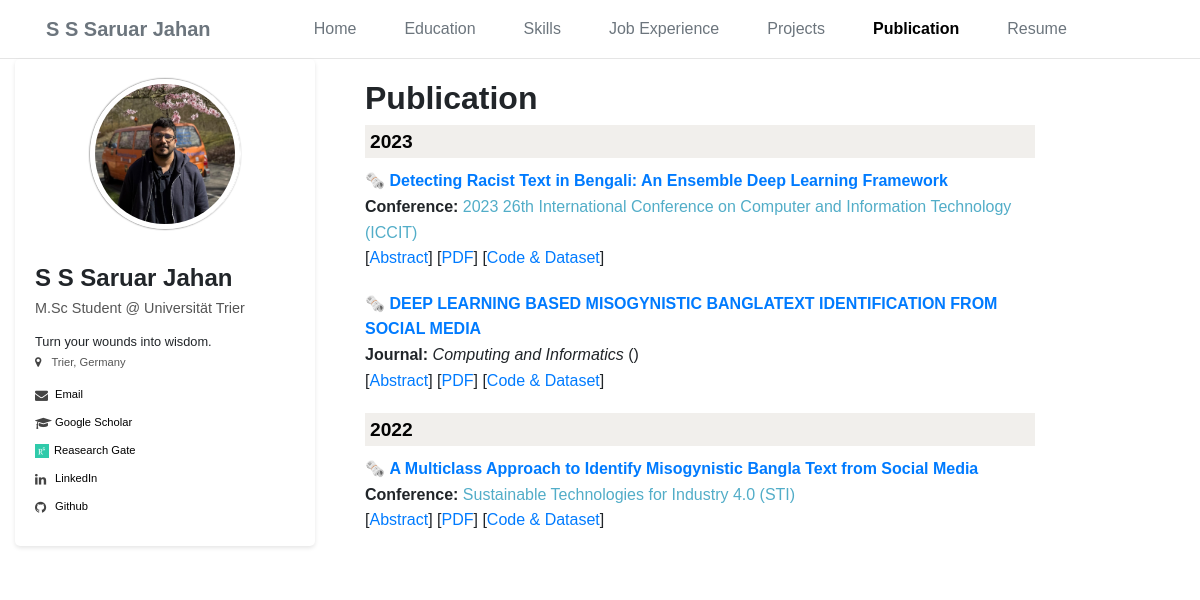
/publication/, run on the app's committed database.
### portfolio/models.py (models this page shows)
class HomeSidebarInfo(models.Model):
    interestText = models.CharField(max_length=300)
    locaionText = models.CharField(max_length=300)
    emailText = models.EmailField(("example@gmail.com"), max_length=254)
    googleScholarLink = models.CharField(max_length=300)
    linkedInLink = models.CharField(max_length=300)
    twitterLink = models.CharField(max_length=300)
    githubLink = models.CharField(max_length=300)
    orcidLink = models.CharField(max_length=300)
    researchGateLink = models.CharField(max_length=300)

class Publication(models.Model):
    name = models.CharField(max_length=500)
    year = models.DateField()
    name_url = models.URLField()
    authors = models.CharField(max_length=100)
    type = models.CharField(max_length=100)
    publication_name = models.CharField(max_length=100)
    publication_url = models.URLField()
    pdf_url = models.URLField()
    code = models.URLField()
    abstract = models.CharField(max_length=1000, default= "")

### portfolio/views.py (the view)
# urls.py: path("publication/", views.publication, name="publication"),
def publication(request):
    publicationItems = Publication.objects.all().order_by('-year')
    years = Publication.objects.order_by('-year').values_list('year', flat=True).distinct()
    distinct_years = sorted({item.year.year for item in publicationItems}, reverse=True)
    return render (
            request,
            "publication.html",
            {
                'publicationItems': publicationItems,
                'distinct_years': distinct_years,
            }
    )

### portfolio/context_processors.py (called while the page is built)
def global_settings(request):
    from .models import HomeSidebarInfo
    sideBarItem = HomeSidebarInfo.objects.first
    return {
        'sideBarItem': sideBarItem
    }

### portfolio/templates/publication.html (shortened to what this page needs)
{% extends 'base.html' %}
{% load static %}
{% block extra_css %}
  <link rel="stylesheet" href="{% static 'css/publication.css' %}" />
{% endblock %}
{% block content %}
  <div class="container">
    <div class="main-content">
      <div class="container-fluid">
        <h2> <b>Publication</b></h2>
        {% for year in distinct_years %}
          <h3 class="year-title">{{ year }}</h3>
          {% for item in publicationItems %}
            <div class="publication-item">
               {%if year == item.year.year%}
              🗞️ <a href="{{ item.name_url }}" class="pub-title">{{ item.name }}</a>
              {% if item.type == 'conference' %}
                <div>
                  <b>Conference:</b> <span class="conference">{{ item.publication_name }}</span>
                </div>
              {% elif item.type == 'journal' %}
                <div>
                  <b>Journal:</b> <i>{{ item.publication_name }}</i>
                  {% if item.publication_url %}
                    (<a href="{{ item.publication_url }}">{{ item.venue_short }}</a>)
                  {% endif %}
                </div>
              {% endif %}
              <div class="links">
                [<button type="button" class="abstract-btn" onclick="toggleAbstract('{{ forloop.counter0 }}')">Abstract</button>]
                {% if item.pdf_url %}
                  [<a href="{{ item.pdf_url }}">PDF</a>]
                {% endif %}
                {% if item.code %}
                  [<a href="{{ item.code }}">Code & Dataset</a>]
                {% endif %}
              </div>
        </div>
            {%endif%}
          {% endfor %}
        {% endfor %}
      </div>
    </div>
  </div>
{% endblock %}

### portfolio/templates/base.html (shortened to what this page needs)
{% load static %}
<!DOCTYPE html>
<html lang="en">
  <head>
    {% block extra_css %}
    {% endblock %}
    <link rel="stylesheet" href="https://cdnjs.cloudflare.com/ajax/libs/font-awesome/4.7.0/css/font-awesome.min.css" />
    <link rel="stylesheet" href="https://cdn.jsdelivr.net/npm/bootstrap-icons@1.11.3/font/bootstrap-icons.min.css" />
    <link rel="stylesheet" href="https://stackpath.bootstrapcdn.com/bootstrap/4.3.1/css/bootstrap.min.css" rel="stylesheet" />
    <link rel="stylesheet" href="{% static 'css/base.css' %}" />
  </head>
  <body>
    <div class="container-fluid">
      <nav class="navbar navbar-expand-xl bg-body-tertiary">
        <div class="container-fluid d-flex justify-content-between">
          <a class="navbar-brand text-secondary" href="{% url 'home' %}"><b>S S Saruar Jahan</b></a>
          <div class="collapse navbar-collapse justify-content-center" id="navbarNav">
            <div class="navbar-nav">
              <a class="nav-link text-secondary mx-3 {% if request.resolver_match.url_name == 'home' %} active{% endif %}" href="{% url 'home' %}">Home</a>
              <a class="nav-link text-secondary mx-3 {% if request.resolver_match.url_name == 'education' %} active{% endif %}" href="{% url 'education' %}" href="{% url 'education' %}">Education</a>
              <a class="nav-link text-secondary mx-3 {% if request.resolver_match.url_name == 'skill' %} active{% endif %}" href="{% url 'skill' %}" href="{% url 'skill' %}">Skills</a>
              <a class="nav-link text-secondary mx-3 " href="{% url 'job_experience' %}" href="{% url 'job_experience' %}«" href="{% url 'job_experience' %}">Job Experience</a>
              <a class="nav-link text-secondary mx-3 {% if request.resolver_match.url_name == 'project' %} active{% endif %}" href="{% url 'project' %}" href="{% url 'project' %}">Projects</a>
              <a class="nav-link text-secondary mx-3  {% if request.resolver_match.url_name == 'publication' %} active{% endif %}" href="{% url 'publication' %}">Publication</a>
              <a class="nav-link text-secondary mx-3  {% if request.resolver_match.url_name == 'resume' %} active{% endif %}" href="{% url 'resume' %}">Resume</a>
            </div>
          </div>
        </div>
      </nav>
    </div>
    <div class="container-fluid">
      <div class="row flex-column flex-md-row">
        <div class="col-12 col-lg-3">
          <div class="profile-sidebar " id="profile-sidebar">
            <div class="profile-header">
              <div class="profile-image">
                <img class="double-bordered-circle" src="{% static 'Assests/saruar.jpg' %}" alt="Profile Picture" class="profile-img" />
              </div>
            </div>
            <div style="display: flex; flex-direction: row;">
              <div class="profile-info">
                <h5 class="profile-name"><b>S S Saruar Jahan</b></h5>
                <p class="profile-title">M.Sc Student @ Universität Trier</p>
                <small>{{ sideBarItem.interestText }}</small>
              </div>
            </div>
            <div class="profile-details">
              <div class="location-info">
                <i class="fa fa-map-marker"></i>
                <span>{{ sideBarItem.locaionText }}</span>
              </div>
              <div class="profile-links">
                <div class="link-item">
                  <i class="fa fa-envelope"></i>
                  <a href="mailto:{{ sideBarItem.emailText }}">Email</a>
                </div>
                <div class="link-item">
                  <i class="fa fa-graduation-cap"></i>
                  <a href="{{ sideBarItem.googleScholarLink }}" target="_blank">Google Scholar</a>
                </div>
                <div class="link-item">
                  <img src="{% static 'icons/researchgate_icon.png' %}" alt="" class="follow-icon" style="margin-right: 5px;" />
                  <a href="{{ sideBarItem.researchGateLink }}" target="_blank">Reasearch Gate</a>
                </div>
                <div class="link-item">
                  <i class="fa fa-linkedin"></i>
                  <a href="{{ sideBarItem.linkedInLink }}" target="_blank">LinkedIn</a>
                </div>
                <div class="link-item">
                  <i class="fa fa-github"></i>
                  <a href="{{ sideBarItem.githubLink }}" target="_blank">Github</a>
                </div>
              </div>
            </div>
          </div>
        </div>
        <div class="col-12 col-lg-8">
          {% block content %}
          {% endblock %}
        </div>
      </div>
    </div>
  </body>
</html>

### static/css/publication.css (style rules this page uses)
.abstract-btn { background: none; border: none; color: #007bff; padding: 0; font: inherit; cursor: pointer; display: inline; }
.year-title { font-size: 1.2em; padding: 5px; margin-bottom: 10px; background-color: #f1efec; color: #030303; font-weight: bold; position: sticky; top: 0; z-index: 10; }
.publication-item { margin-bottom: 20px; }
.pub-title { font-weight: bold; color: 52adc8; text-decoration: none; }
.journal a, .conference { color: #52adc8; text-decoration: none; }
.links a { color: 52adc8; text-decoration: none; }

### static/css/base.css (style rules this page uses)
.active { font-weight: bold; color: black !important; }
* { margin: 0; padding: 0; box-sizing: border-box; }
body { font-family: Arial, sans-serif; line-height: 1.6; }
.container { display: flex; margin: 0; }
.main-content { flex: 1; padding: 20px; display: block; }
.follow-icon { width: 14px; height: 14px; color: gray; }
.profile-sidebar { width: 300px ; padding: 20px; position: sticky; border-radius: 5px; background-color: #fff; box-shadow: 0 2px 4px rgba(0, 0, 0, 0.1); margin-right: 20px; overflow-y: auto; align-self: flex-start; top: 20px; }
.profile-header { display: flex; flex-direction: column; align-items: center; margin-bottom: 20px; text-align: center; }
.profile-image { width: 150px; height: 150px; margin-bottom: 15px; border-radius: 50%; border: 5px solid #ffffff; box-shadow: 1px 0 0 0 #fff, 0 0 2px 0 #080808; overflow: hidden; }
.profile-image img { width: 100%; height: 100%; object-fit: cover; }
.profile-name { font-size: 1.5rem; font-weight: bold; margin: 0 0 5px 0; }
.profile-title { font-size: 0.9rem; color: #555; margin: 0 0 10px 0; line-height: 1.4; }
.location-info { display: flex; align-items: center; margin-bottom: 15px; font-size: 0.7rem; color: #555; }
.location-info i { margin-right: 10px; color: #444; }
.profile-links { display: flex; flex-direction: column; }
.link-item { display: flex; align-items: center; margin-bottom: 10px; font-size: small; }
.link-item i { width: 20px; color: #444; }
.link-item a { color: black; text-decoration: none; font-size: 0.7rem; }
.main-content { flex: 1; padding: 20px; background-color: #fff; border-radius: 5px; height: auto; overflow-y: auto; }

### data on the page
HomeSidebarInfo: interestText "Turn your wounds into wisdom.", locaionText "Trier, Germany"
Publication: name "Detecting Racist Text in Bengali: An Ensemble Deep Learning Framework", publication_name "2023 26th International Conference on Computer and Information Technology (ICCIT)"
Publication: name "DEEP LEARNING BASED MISOGYNISTIC BANGLATEXT IDENTIFICATION FROM SOCIAL MEDIA", publication_name "Computing and Informatics"
Publication: name "A Multiclass Approach to Identify Misogynistic Bangla Text from Social Media", publication_name "Sustainable Technologies for Industry 4.0 (STI)"

### other printed values
{{ year }} "2023" "2022"
